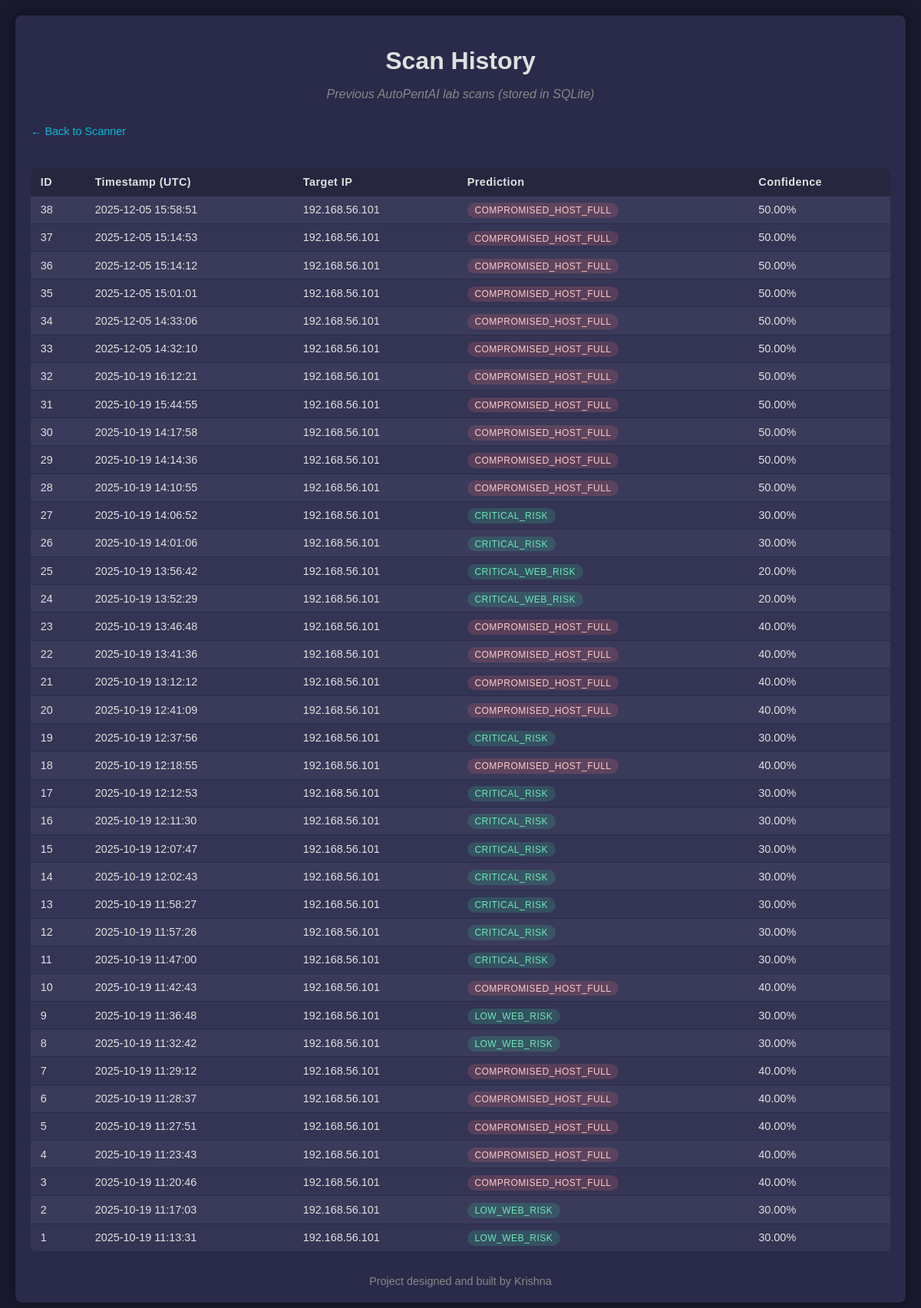
Before: /history with the older database file.
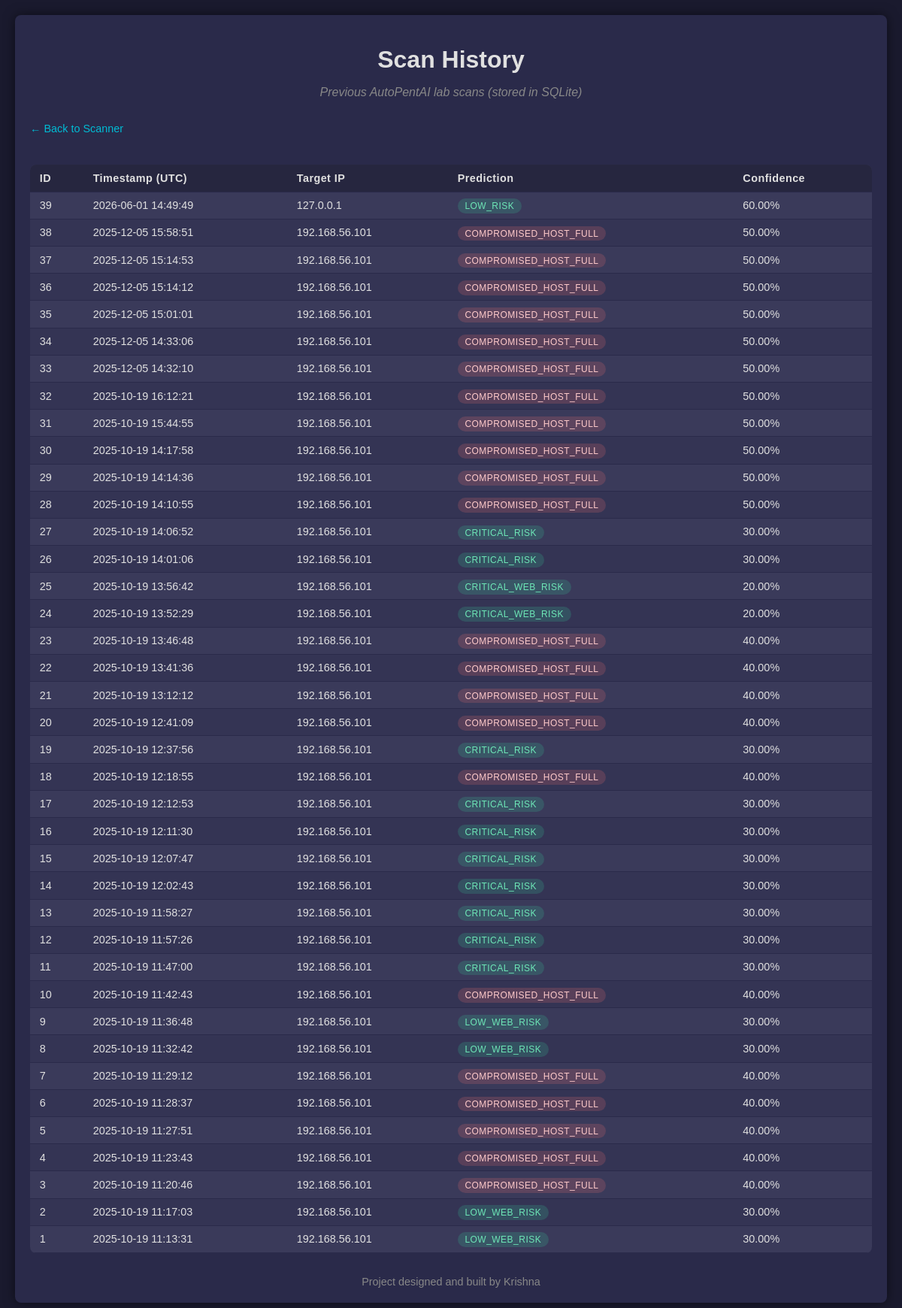
After: the same page with the newer database file.
### app/app.py (models this page shows)
class Scan(db.Model):
    id = db.Column(db.Integer, primary_key=True)
    target_ip = db.Column(db.String(50), nullable=False)
    label = db.Column(db.String(100))
    confidence = db.Column(db.Float)
    scan_json = db.Column(db.Text)
    timestamp = db.Column(db.DateTime, default=datetime.datetime.utcnow)

### app/app.py (the view)
@app.route("/history")
def history():
    try:
        scans = Scan.query.order_by(Scan.timestamp.desc()).all()
    except Exception:
        db.create_all()
        scans = []
    return render_template("history.html", scans=scans)

### templates/history.html (shortened to what this page needs)
<!DOCTYPE html>
<html lang="en">
<head>
    <link rel="stylesheet" href="{{ url_for('static', filename='style.css') }}">
</head>
<body>
    <div class="container">
        <div class="header">
            <h1>Scan History</h1>
            <p>Previous AutoPentAI lab scans (stored in SQLite)</p>
        </div>
        <a href="{{ url_for('index') }}" class="back-link">← Back to Scanner</a>
        <div class="history-wrapper">
            {% if scans and scans|length > 0 %}
                <table class="history-table">
                    <thead>
                        <tr>
                            <th>ID</th>
                            <th>Timestamp (UTC)</th>
                            <th>Target IP</th>
                            <th>Prediction</th>
                            <th>Confidence</th>
                        </tr>
                    </thead>
                    <tbody>
                        {% for scan in scans %}
                            {% set label = scan.label or '' %}
                            {% if 'Compromised' in label %}
                                {% set risk_class = 'risk-high' %}
                            {% elif 'Suspicious' in label %}
                                {% set risk_class = 'risk-medium' %}
                            {% else %}
                                {% set risk_class = 'risk-low' %}
                            {% endif %}
                            <tr>
                                <td>{{ scan.id }}</td>
                                <td>{{ scan.timestamp.strftime('%Y-%m-%d %H:%M:%S') }}</td>
                                <td>{{ scan.target_ip }}</td>
                                <td>
                                    <span class="risk-badge {{ risk_class }}">
                                        {{ scan.label }}
                                    </span>
                                </td>
                                <td>{{ "%.2f"|format(scan.confidence) }}%</td>
                            </tr>
                        {% endfor %}
                    </tbody>
                </table>
            {% else %}
                <p class="empty-state">
                    No scans found yet. Run a scan from the main dashboard to see it here.
                </p>
            {% endif %}
        </div>
        <div class="footer">
            Project designed and built by Krishna
        </div>
    </div>
</body>
</html>

Changed rows visible on the page:
added Scan: id "39", timestamp "2026-06-01 14:49:49", target_ip "127.0.0.1", label "LOW_RISK", confidence "60.00"
